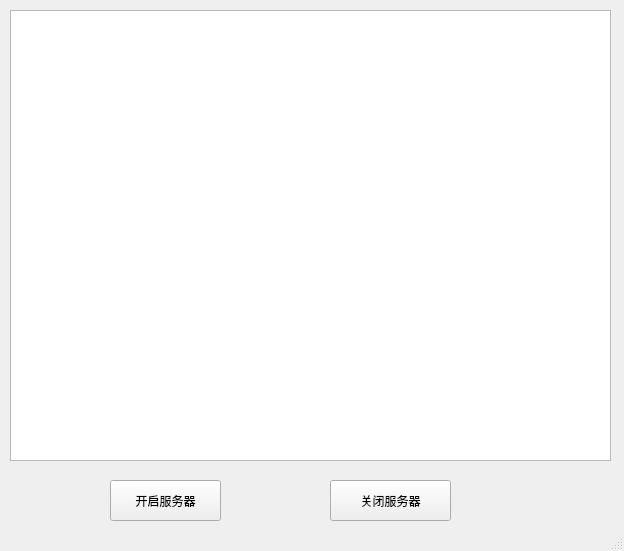
<?xml version="1.0" encoding="UTF-8"?>
<ui version="4.0">
 <class>ServerWndClass</class>
 <widget class="QMainWindow" name="ServerWndClass">
  <property name="geometry">
   <rect>
    <x>0</x>
    <y>0</y>
    <width>624</width>
    <height>551</height>
   </rect>
  </property>
  <property name="windowTitle">
   <string>ServerWnd</string>
  </property>
  <widget class="QWidget" name="centralWidget">
   <widget class="QPushButton" name="startServer">
    <property name="geometry">
     <rect>
      <x>110</x>
      <y>480</y>
      <width>111</width>
      <height>41</height>
     </rect>
    </property>
    <property name="text">
     <string>开启服务器</string>
    </property>
   </widget>
   <widget class="QPushButton" name="stopServer">
    <property name="geometry">
     <rect>
      <x>330</x>
      <y>480</y>
      <width>121</width>
      <height>41</height>
     </rect>
    </property>
    <property name="text">
     <string>关闭服务器</string>
    </property>
   </widget>
   <widget class="QListWidget" name="listWidget">
    <property name="geometry">
     <rect>
      <x>10</x>
      <y>10</y>
      <width>601</width>
      <height>451</height>
     </rect>
    </property>
   </widget>
  </widget>
  <widget class="QStatusBar" name="statusBar">
   <property name="sizeGripEnabled">
    <bool>true</bool>
   </property>
  </widget>
 </widget>
 <layoutdefault spacing="6" margin="11"/>
 <resources>
  <include location="ServerWnd.qrc"/>
 </resources>
 <connections>
  <connection>
   <sender>startServer</sender>
   <signal>clicked()</signal>
   <receiver>ServerWndClass</receiver>
   <slot>slotStartServer()</slot>
   <hints>
    <hint type="sourcelabel">
     <x>126</x>
     <y>423</y>
    </hint>
    <hint type="destinationlabel">
     <x>278</x>
     <y>242</y>
    </hint>
   </hints>
  </connection>
  <connection>
   <sender>stopServer</sender>
   <signal>clicked()</signal>
   <receiver>ServerWndClass</receiver>
   <slot>slotStopServer()</slot>
   <hints>
    <hint type="sourcelabel">
     <x>336</x>
     <y>423</y>
    </hint>
    <hint type="destinationlabel">
     <x>278</x>
     <y>242</y>
    </hint>
   </hints>
  </connection>
 </connections>
 <slots>
  <slot>slotStartServer()</slot>
  <slot>slotStopServer()</slot>
 </slots>
</ui>
